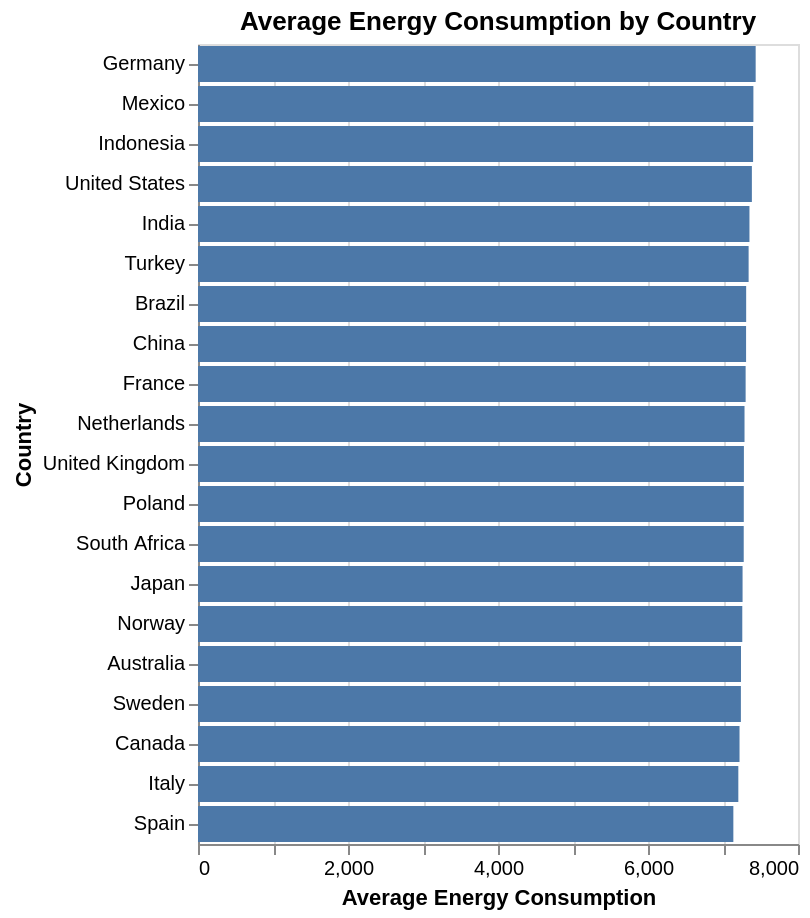

The code cell stored with this chart in its notebook:
### Code cell
# Show average energy consumption by country

chart_energy = alt.Chart(country_averages).mark_bar().encode(
    x=alt.X('energy_consumption:Q', title='Average Energy Consumption'),
    y=alt.Y('country:N', title='Country', sort='-x'),
    tooltip=[
        alt.Tooltip('country:N', title='Country'),
        alt.Tooltip('energy_consumption:Q', title='Avg. Energy', format=',.0f')

    ]
).properties(
    title='Average Energy Consumption by Country'
).interactive()

chart_energy.save('barchart_energy_consumption.json')

chart_energy

### Figure 1 — Vega-Lite specification as saved in the notebook (floating-point values rounded to 4 significant figures)
{"config": {"view": {"continuousWidth": 300, "continuousHeight": 300}}, "data": {"name": "data-763bcb0425cc84b13c532250f9cf3bbd"}, "mark": {"type": "bar"}, "encoding": {"tooltip": [{"field": "country", "title": "Country", "type": "nominal"}, {"field": "energy_consumption", "format": ",.0f", "title": "Avg. Energy", "type": "quantitative"}], "x": {"field": "energy_consumption", "title": "Average Energy Consumption", "type": "quantitative"}, "y": {"field": "country", "sort": "-x", "title": "Country", "type": "nominal"}}, "params": [{"name": "param_1e9efca18e7a2868", "select": {"type": "interval", "encodings": ["x", "y"]}, "bind": "scales"}], "title": "Average Energy Consumption by Country", "$schema": "https://vega.github.io/schema/vega-lite/v6.4.1.json", "datasets": {"data-763bcb0425cc84b13c532250f9cf3bbd": [{"country": "Australia", "avg_temperature": 23.38, "energy_consumption": 7240.0, "renewable_share": 15.97, "co2_emission": 454.4}, {"country": "Brazil", "avg_temperature": 10.5, "energy_consumption": 7309.0, "renewable_share": 15.96, "co2_emission": 440.9}, {"country": "Canada", "avg_temperature": 16.42, "energy_consumption": 7220.0, "renewable_share": 16.03, "co2_emission": 445.3}, {"country": "China", "avg_temperature": 15.8, "energy_consumption": 7308.0, "renewable_share": 15.87, "co2_emission": 449.0}, {"country": "France", "avg_temperature": 10.39, "energy_consumption": 7302.0, "renewable_share": 15.97, "co2_emission": 448.7}, {"country": "Germany", "avg_temperature": 22.44, "energy_consumption": 7436.0, "renewable_share": 15.96, "co2_emission": 449.4}, {"country": "India", "avg_temperature": 5.227, "energy_consumption": 7353.0, "renewable_share": 15.98, "co2_emission": 445.7}, {"country": "Indonesia", "avg_temperature": 10.86, "energy_consumption": 7401.0, "renewable_share": 15.91, "co2_emission": 437.8}, {"country": "Italy", "avg_temperature": 20.5, "energy_consumption": 7204.0, "renewable_share": 15.93, "co2_emission": 442.6}, {"country": "Japan", "avg_temperature": 23.67, "energy_consumption": 7261.0, "renewable_share": 15.92, "co2_emission": 449.5}, {"country": "Mexico", "avg_temperature": 16.57, "energy_consumption": 7405.0, "renewable_share": 16.08, "co2_emission": 449.8}, {"country": "Netherlands", "avg_temperature": 18.98, "energy_consumption": 7287.0, "renewable_share": 15.92, "co2_emission": 446.4}, {"country": "Norway", "avg_temperature": 8.958, "energy_consumption": 7257.0, "renewable_share": 15.94, "co2_emission": 447.8}, {"country": "Poland", "avg_temperature": 13.16, "energy_consumption": 7277.0, "renewable_share": 15.85, "co2_emission": 446.1}, {"country": "South Africa", "avg_temperature": 5.575, "energy_consumption": 7276.0, "renewable_share": 15.93, "co2_emission": 449.4}, {"country": "Spain", "avg_temperature": 15.84, "energy_consumption": 7138.0, "renewable_share": 15.89, "co2_emission": 446.9}, {"country": "Sweden", "avg_temperature": 9.082, "energy_consumption": 7239.0, "renewable_share": 15.89, "co2_emission": 443.9}, {"country": "Turkey", "avg_temperature": 8.358, "energy_consumption": 7342.0, "renewable_share": 15.91, "co2_emission": 432.3}, {"country": "United Kingdom", "avg_temperature": 8.831, "energy_consumption": 7279.0, "renewable_share": 16.05, "co2_emission": 442.9}, {"country": "United States", "avg_temperature": 7.09, "energy_consumption": 7385.0, "renewable_share": 15.92, "co2_emission": 447.6}]}}
